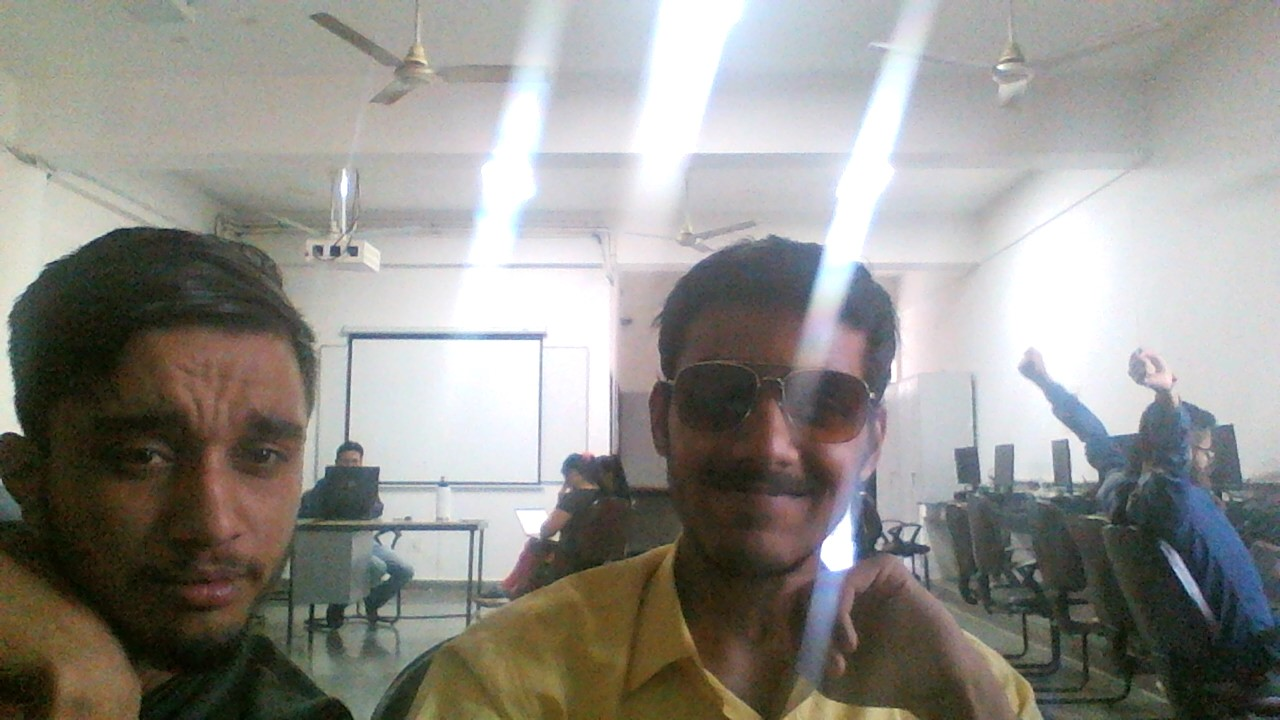
#> input picture photos/vy.jpg, 1280 x 720 px
$ python gradientsandedges.py
#> lines starting #> are read from the running program, lines starting #| are printed output that depends on the picture; after the words box and inside, x2 and y2 are one past the last pixel; in counts of white or black regions, pixels touching at a corner belong together
### rescale.py
import cv2 as cv

def rescale_Frames(frame,scale=0.45):
#> called with scale = 0.45
    width = int(frame.shape[1] * scale)
#> width = 576
    height = int(frame.shape[0] * scale)
#> height = 324
    dimensions = (width ,height)
#> dimensions = (576, 324)
    return cv.resize(frame,dimensions,interpolation=cv.INTER_AREA)

### gradientsandedges.py
import cv2 as cv
import rescale
import numpy as np
img = rescale.rescale_Frames(cv.imread('photos/vy.jpg'))

gray = cv.cvtColor(img,cv.COLOR_BGR2GRAY)
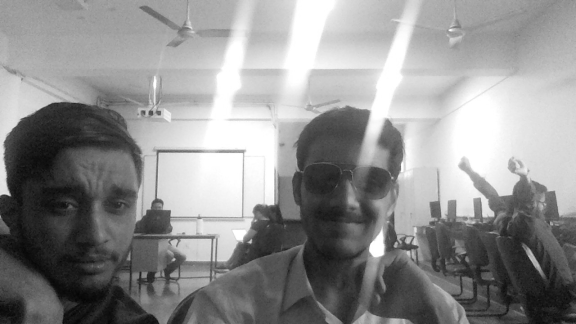
#> gray: shape (324, 576); min 4, max 255, mean 143.4
cv.imshow("gray",gray)


# sobel
sobelx = cv.Sobel(gray,cv.CV_64F,1,0)
sobely = cv.Sobel(gray,cv.CV_64F,0,1)
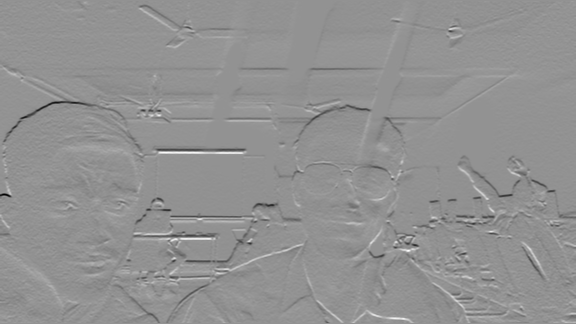
#> sobely: shape (324, 576) float64; min -691, max 511, mean -2.5; drawn with min black and max white

combinde = cv.bitwise_or(sobelx,sobely)
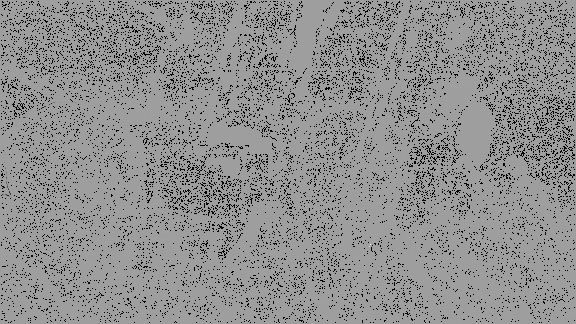
#> combinde: shape (324, 576) float64; 9.37% of the values are NaN or infinite; the others: min -79616, max 48128, mean -54.75; drawn with min black, max white, NaN and infinite black
cv.imshow("soble x",sobelx)
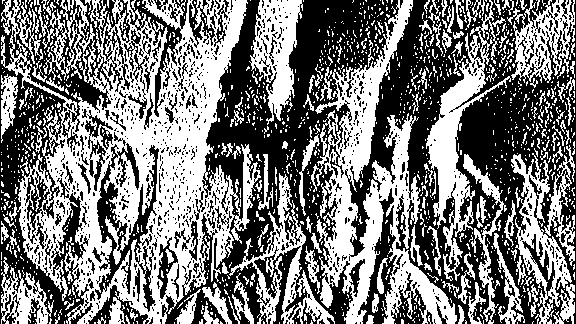
#> window 'soble x': shape (324, 576); 47.9% white; 1303 white regions (1156 under 20 px), largest, box (x1, y1, x2, y2) and area: (1, 0, 261, 324) 36829, (311, 0, 457, 324) 14593, (426, 0, 511, 281) 5346
cv.imshow("soble y",sobely)
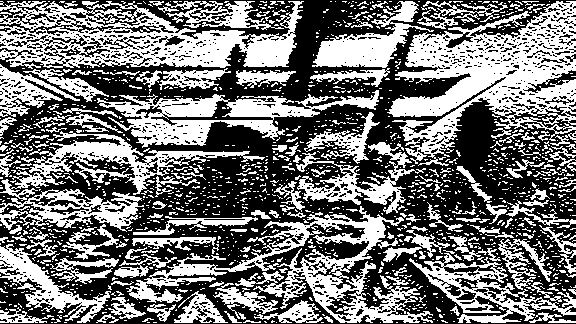
#> window 'soble y': shape (324, 576); 45.8% white; 1464 white regions (1290 under 20 px), largest, box (x1, y1, x2, y2) and area: (387, 1, 576, 166) 13681, (0, 1, 304, 69) 10203, (126, 206, 433, 323) 8480
cv.imshow("combined",combinde)
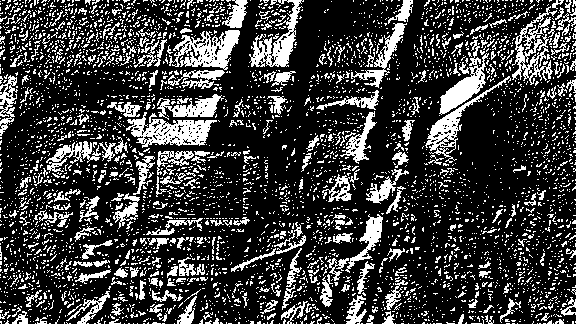
#> window 'combined': shape (324, 576); 23.8% white in thin lines or dots

# canny edge detector
canny = cv.Canny(gray,150,175)
#> canny: shape (324, 576); 3.5% white in thin lines or dots
cv.imshow("canny",canny)

#laplacion
lap = cv.Laplacian(gray,cv.CV_64F)
lap = np.uint8(np.absolute(lap))
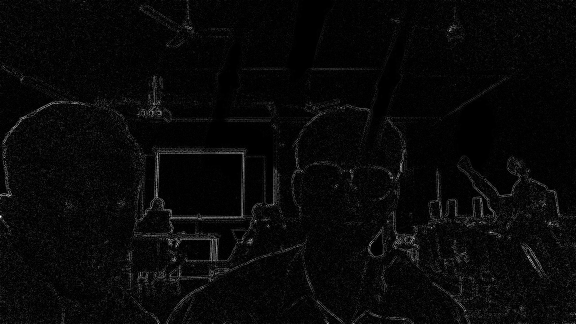
#> lap: shape (324, 576); min 0, max 255, mean 8.4
cv.imshow("laplacion",lap)
cv.waitKey(0)

$ run again, with photos/WIN_20230313_15_54_02_Pro.jpg copied over photos/vy.jpg
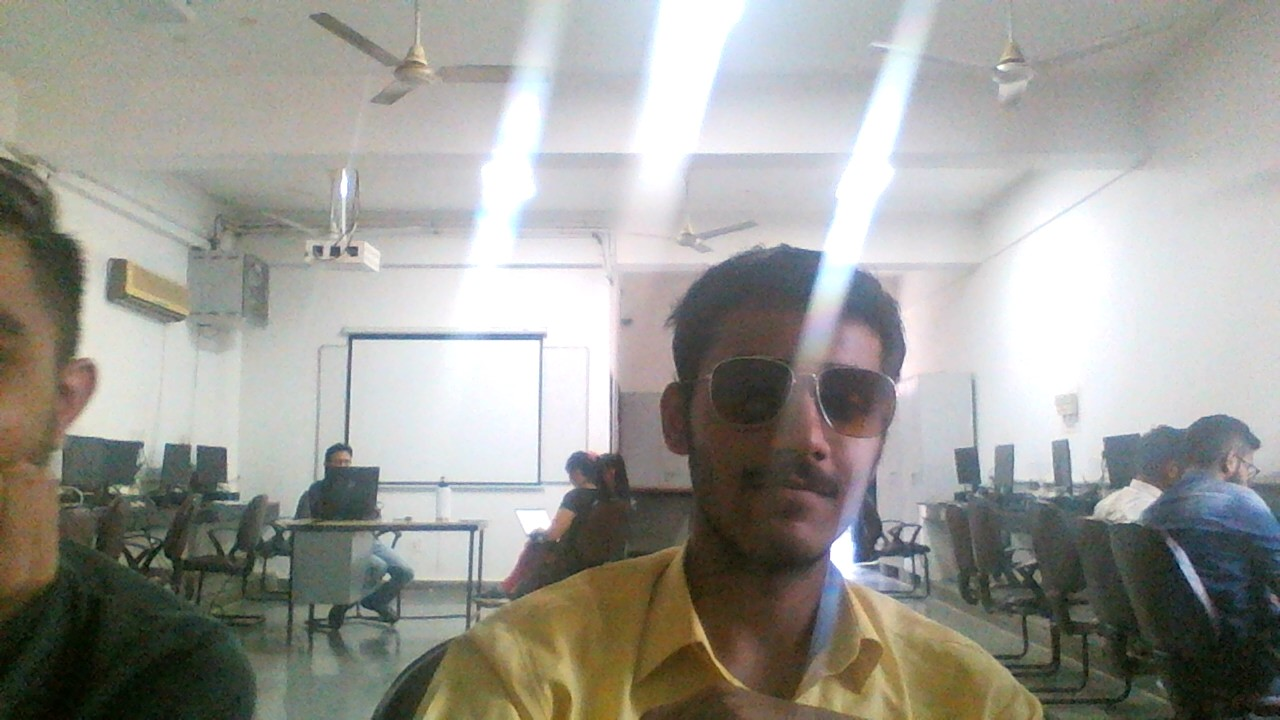
#> input picture photos/WIN_20230313_15_54_02_Pro.jpg, 1280 x 720 px
#> width = 576
#> dimensions = (576, 324)
#> `cv.imshow("soble x",sobelx)`:
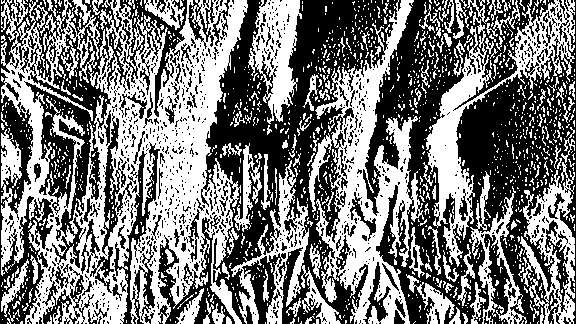
#> window 'soble x': shape (324, 576); 47.6% white; 1330 white regions (1188 under 20 px), largest, box (x1, y1, x2, y2) and area: (1, 0, 248, 324) 38579, (308, 0, 424, 324) 13601, (426, 0, 575, 267) 7658
#> canny: shape (324, 576); 3.8% white in thin lines or dots
#> `lap = np.uint8(np.absolute(lap))`:
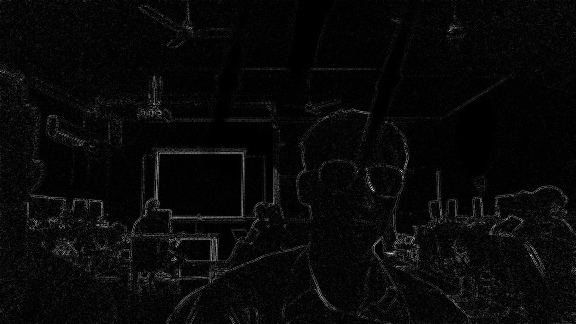
#> lap: shape (324, 576); min 0, max 219, mean 8.4
